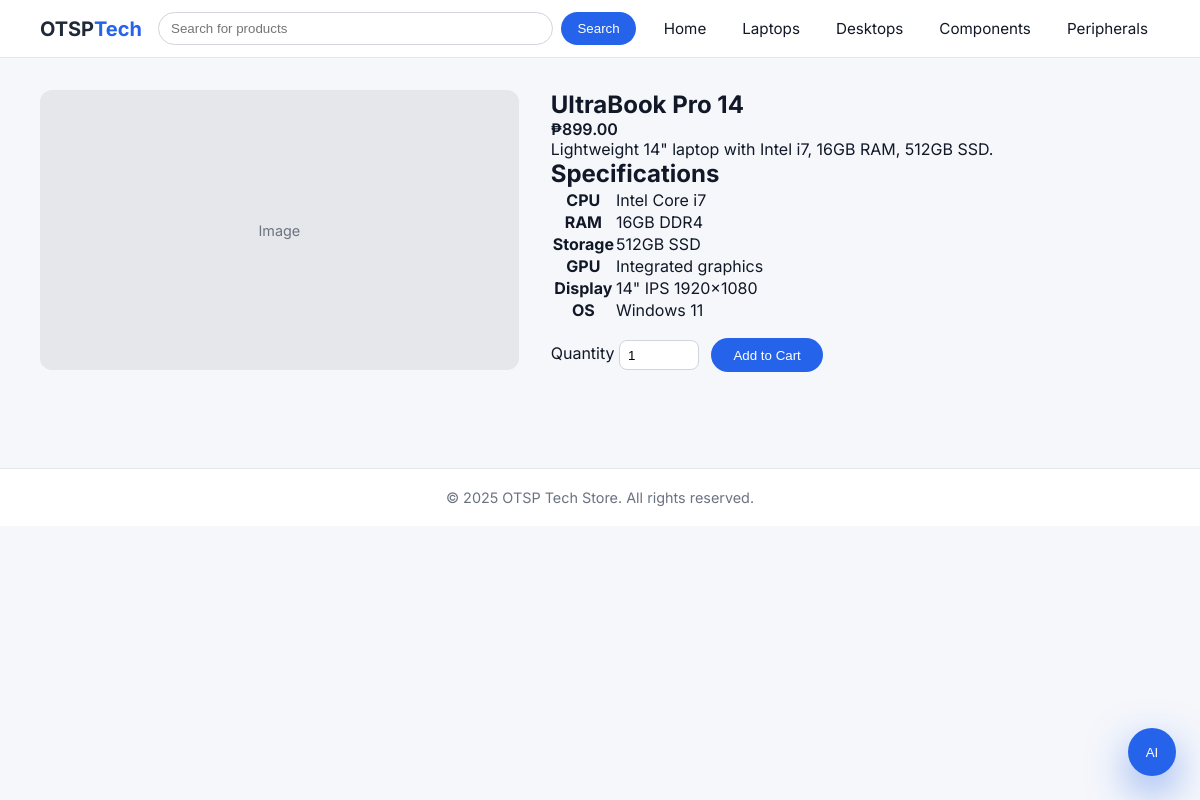
The app's page /pages/product-details.php?id=1 with its own data.
### tables this page shows
CREATE TABLE IF NOT EXISTS products (
  id INT AUTO_INCREMENT PRIMARY KEY,
  category_id INT NOT NULL,
  category_slug VARCHAR(100) NOT NULL,
  name VARCHAR(200) NOT NULL,
  slug VARCHAR(200) NOT NULL,
  description TEXT,
  cpu VARCHAR(100),
  ram VARCHAR(100),
  storage VARCHAR(100),
  gpu VARCHAR(100),
  display VARCHAR(100),
  os VARCHAR(100),
  price DECIMAL(10,2) NOT NULL,
  stock INT NOT NULL DEFAULT 0,
  image VARCHAR(255) DEFAULT NULL,
  created_at TIMESTAMP DEFAULT CURRENT_TIMESTAMP,
  CONSTRAINT fk_products_category
    FOREIGN KEY (category_id) REFERENCES categories(id)
      ON DELETE RESTRICT ON UPDATE CASCADE
);

### includes/functions.php (called while the page is built, shortened)
<?php
require_once __DIR__ . '/../backend/db.php';
function get_product_by_id(int $id): ?array {
    global $pdo;
    $stmt = $pdo->prepare('SELECT * FROM products WHERE id = :id');
    $stmt->execute([':id' => $id]);
    $product = $stmt->fetch(PDO::FETCH_ASSOC);
    return $product ?: null;
}

### pages/product-details.php (the view, shortened to what this page needs)
<?php
require_once __DIR__ . '/../backend/db.php';
require_once __DIR__ . '/../includes/functions.php';
$id = isset($_GET['id']) ? (int)$_GET['id'] : 0;
$product = $id ? get_product_by_id($id) : null;
include __DIR__ . '/../components/header.php';
?>
<section class="container product-detail">
    <div class="product-detail-grid">
        <div class="product-detail-image">
            <div class="product-image-placeholder large">Image</div>
        </div>
        <div class="product-detail-info">
            <h1><?php echo htmlspecialchars($product['name']); ?></h1>
            <p class="product-price">₱<?php echo number_format($product['price'], 2); ?></p>
            <p class="product-desc"><?php echo nl2br(htmlspecialchars($product['description'])); ?></p>
            <?php
            $hasSpecs = !empty($product['cpu']) || !empty($product['ram']) || !empty($product['storage']) || !empty($product['gpu']) || !empty($product['display']) || !empty($product['os']);
            if ($hasSpecs): ?>
                <div class="product-specs-block">
                    <h2>Specifications</h2>
                    <table class="product-specs-table">
                        <tbody>
                        <?php if (!empty($product['cpu'])): ?>
                            <tr><th>CPU</th><td><?php echo htmlspecialchars($product['cpu']); ?></td></tr>
                        <?php endif; ?>
                        <?php if (!empty($product['ram'])): ?>
                            <tr><th>RAM</th><td><?php echo htmlspecialchars($product['ram']); ?></td></tr>
                        <?php endif; ?>
                        <?php if (!empty($product['storage'])): ?>
                            <tr><th>Storage</th><td><?php echo htmlspecialchars($product['storage']); ?></td></tr>
                        <?php endif; ?>
                        <?php if (!empty($product['gpu'])): ?>
                            <tr><th>GPU</th><td><?php echo htmlspecialchars($product['gpu']); ?></td></tr>
                        <?php endif; ?>
                        <?php if (!empty($product['display'])): ?>
                            <tr><th>Display</th><td><?php echo htmlspecialchars($product['display']); ?></td></tr>
                        <?php endif; ?>
                        <?php if (!empty($product['os'])): ?>
                            <tr><th>OS</th><td><?php echo htmlspecialchars($product['os']); ?></td></tr>
                        <?php endif; ?>
                        </tbody>
                    </table>
                </div>
            <?php endif; ?>
            <form method="post" class="add-to-cart-form">
                <label>
                    Quantity
                    <input type="number" name="quantity" value="1" min="1" />
                </label>
                <button type="submit" name="add_to_cart" class="btn-primary">Add to Cart</button>
            </form>
        </div>
    </div>
</section>
<?php include __DIR__ . '/../components/footer.php'; ?>

### assets/css/style.css (style rules this page uses)
* { box-sizing: border-box; margin: 0; padding: 0; }
body { font-family: 'Inter', system-ui, -apple-system, BlinkMacSystemFont, 'Segoe UI', sans-serif; background: #f5f7fb; color: #111827; }
.container { width: 100%; max-width: 1120px; margin: 0 auto; padding: 0 1rem; }
.btn-primary { display: inline-block; padding: 0.6rem 1.4rem; border-radius: 999px; background: #2563eb; color: #ffffff; font-weight: 500; border: none; cursor: pointer; }
.product-image-placeholder { background: #e5e7eb; border-radius: 0.75rem; height: 160px; display: flex; align-items: center; justify-content: center; color: #6b7280; font-size: 0.9rem; }
.product-image-placeholder.large { height: 280px; }
.product-price { font-weight: 600; color: #111827; }
.product-detail { padding: 2rem 0; }
.product-detail-grid { display: grid; grid-template-columns: minmax(0, 1.1fr) minmax(0, 1.4fr); gap: 2rem; }
.add-to-cart-form { margin-top: 1rem; display: flex; gap: 0.75rem; align-items: center; }
.add-to-cart-form input[type="number"] { width: 80px; padding: 0.4rem 0.5rem; border-radius: 0.5rem; border: 1px solid #d1d5db; }

### records on screen
products: name "UltraBook Pro 14", price "899.00", description "Lightweight 14\" laptop with Intel i7, 16GB RAM, 512GB SSD.", cpu "Intel Core i7", ram "16GB DDR4", storage "512GB SSD", gpu "Integrated graphics", display "14\" IPS 1920x1080", os "Windows 11"
